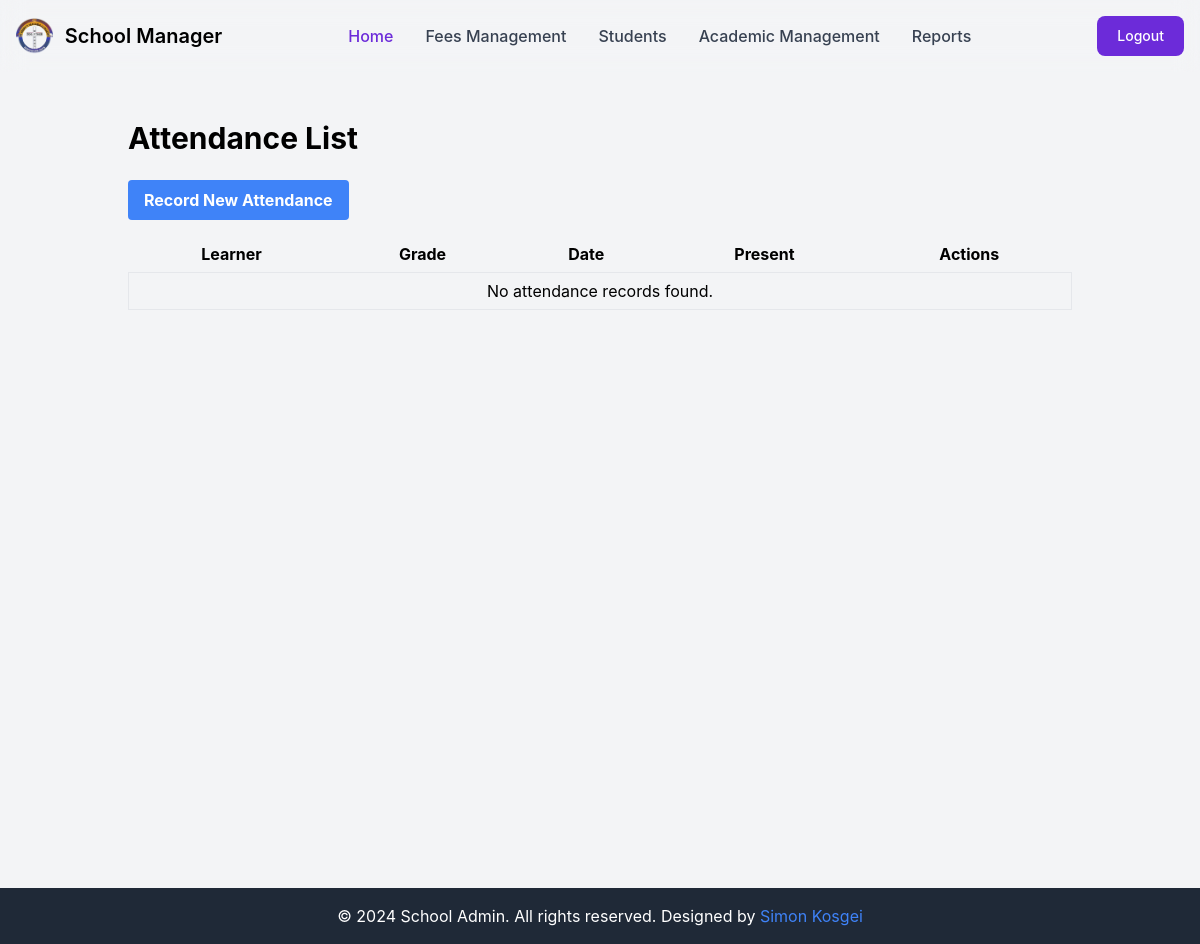
The app's page /control/attendance_list/ (signed in), older data.
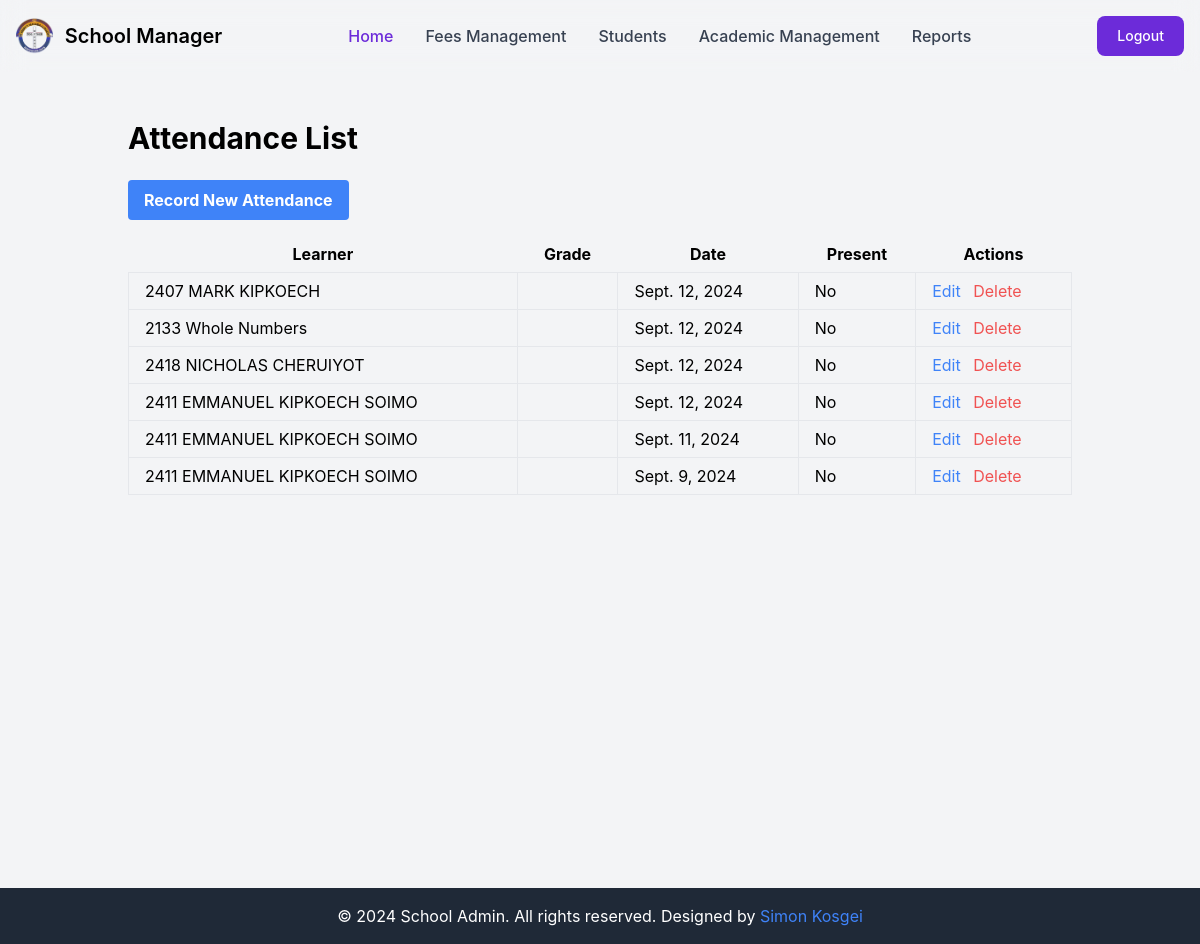
The same page, newer data.
### administrator/models.py (models this page shows, shortened)
class Attendance(models.Model):
    learner = models.ForeignKey(LearnerRegister, on_delete=models.CASCADE, related_name='admin_attendances')  # Changed related_name
    date = models.DateField()
    status = models.CharField(max_length=10, choices=[('present', 'Present'), ('absent', 'Absent'), ('late', 'Late')], default='present')
    class Meta:
        unique_together = ('learner', 'date')

### learners/models.py (models this page shows)
class LearnerRegister(models.Model):
    GENDER_CHOICES = [
        ('Male', 'Male'),
        ('Female', 'Female'),
    ]
    register_date = models.DateTimeField(auto_now_add=True)
    learner_id = models.IntegerField(unique=True)
    date_of_birth = models.DateField()
    name = models.CharField(max_length=100)
    grade = models.ForeignKey(Grade, on_delete=models.CASCADE, related_name='learners', default='1')
    gender = models.CharField(max_length=100, choices=GENDER_CHOICES)
    name_of_parent = models.CharField(max_length=100, default='Parent')
    parent_contact = models.CharField(max_length=100, default='Contact')
    fee_balance = models.DecimalField(max_digits=10, decimal_places=2, default=0)
    maize_balance = models.DecimalField(max_digits=10, decimal_places=2, default=0)
    beans_balance = models.DecimalField(max_digits=10, decimal_places=2, default=0)
    def __str__(self):
        return f"{self.learner_id} {self.name}"

### administrator/views.py (the view)
# urls.py: path('attendance_list/', attendance_list, name='attendance_list'),
@login_required
def attendance_list(request):
    attendances = Attendance.objects.all()
    return render(request, 'admin/attendance_list.html', {'attendances': attendances})

### templates/admin/attendance_list.html
{% extends 'admin/base.html' %}
{% load static %}
{% block content %}
<div class="container mx-auto px-4 py-8">
    <h1 class="text-3xl font-bold mb-6">Attendance List</h1>
    <a href="{% url 'manage_attendance' %}" class="bg-blue-500 hover:bg-blue-700 text-white font-bold py-2 px-4 rounded mb-4 inline-block">
        Record New Attendance
    </a>
    <table class="table-auto w-full">
        <thead>
            <tr>
                <th class="px-4 py-2">Learner</th>
                <th class="px-4 py-2">Grade</th>
                <th class="px-4 py-2">Date</th>
                <th class="px-4 py-2">Present</th>
                <th class="px-4 py-2">Actions</th>
            </tr>
        </thead>
        <tbody>
            {% for attendance in attendances %}
            <tr>
                <td class="border px-4 py-2">{{ attendance.learner }}</td>
                <td class="border px-4 py-2">{{ attendance.grade }}</td>
                <td class="border px-4 py-2">{{ attendance.date }}</td>
                <td class="border px-4 py-2">{{ attendance.is_present|yesno:"Yes,No" }}</td>
                <td class="border px-4 py-2">
                    <a href="{% url 'edit_attendance' attendance.id %}" class="text-blue-500 hover:text-blue-800">Edit</a>
                    <a href="{% url 'delete_attendance' attendance.id %}" class="text-red-500 hover:text-red-800 ml-2">Delete</a>
                </td>
            </tr>
            {% empty %}
            <tr>
                <td colspan="5" class="border px-4 py-2 text-center">No attendance records found.</td>
            </tr>
            {% endfor %}
        </tbody>
    </table>
</div>
{% endblock %}

### templates/admin/base.html (shortened to what this page needs)
{% load compress %}
{% load static %}
<!DOCTYPE html>
<html lang="en">
<head>
    {% compress css %}
    <link rel="stylesheet" href="{% static 'src/output.css' %}">
    {% endcompress %}
    <link href="https://cdn.jsdelivr.net/npm/simple-datatables@latest/dist/style.css" rel="stylesheet" type="text/css">
</head>
<body class="bg-gray-100 dark:bg-gray-900">
    <header class=" w-full border-gray-200 dark:bg-gray-900 sticky top-0 z-50">
        <nav class="py-4 backdrop-filter backdrop-blur-md sticky bg-opacity-40 z-50">
            <div class="flex flex-wrap items-center justify-between max-w-screen-xl px-4 mx-auto">
                <a href="{% url 'admin_dashboard' %}" class="flex items-center">
                    <img src="{% static 'src/img/masabaLogo.png' %}" class="h-6 mr-3 sm:h-9" alt="School Manager Logo" />
                    <span class="self-center text-xl font-semibold whitespace-nowrap dark:text-white">School Manager</span>
                </a>
                <div class="flex items-center lg:order-2">
                    {% if user.is_authenticated %}
                    <a href="{% url 'logout' %}" class="text-white bg-purple-700 hover:bg-purple-800 focus:ring-4 focus:ring-purple-300 font-medium rounded-lg text-sm px-4 lg:px-5 py-2 lg:py-2.5 sm:mr-2 lg:mr-0 dark:bg-purple-600 dark:hover:bg-purple-700 focus:outline-none dark:focus:ring-purple-800">Logout</a>
                    {% else %}
                    <a href="{% url 'login' %}" class="text-white bg-purple-700 hover:bg-purple-800 focus:ring-4 focus:ring-purple-300 font-medium rounded-lg text-sm px-4 lg:px-5 py-2 lg:py-2.5 sm:mr-2 lg:mr-0 dark:bg-purple-600 dark:hover:bg-purple-700 focus:outline-none dark:focus:ring-purple-800">Sign In</a>
                    {% endif %}
                </div>
                <div class="items-center justify-between hidden w-full lg:flex lg:w-auto lg:order-1" id="mobile-menu-2">
                    <ul class="flex flex-col mt-4 font-medium lg:flex-row lg:space-x-8 lg:mt-0">
                        <li>
                            <a href="{% url 'admin_dashboard' %}" class="block py-2 pl-3 pr-4 text-white bg-purple-700 rounded lg:bg-transparent lg:text-purple-700 lg:p-0 dark:text-white" aria-current="page">Home</a>
                        </li>
                        <li>
                            <a href="{% url 'fees_management' %}" class="block py-2 pl-3 pr-4 text-gray-700 border-b border-gray-100 hover:bg-gray-50 lg:hover:bg-transparent lg:border-0 lg:hover:text-purple-700 lg:p-0 dark:text-gray-400 lg:dark:hover:text-white dark:hover:bg-gray-700 dark:hover:text-white lg:dark:hover:bg-transparent dark:border-gray-700">Fees Management</a>
                        </li>
                        <li>
                            <a href="{% url 'student_management' %}" class="block py-2 pl-3 pr-4 text-gray-700 border-b border-gray-100 hover:bg-gray-50 lg:hover:bg-transparent lg:border-0 lg:hover:text-purple-700 lg:p-0 dark:text-gray-400 lg:dark:hover:text-white dark:hover:bg-gray-700 dark:hover:text-white lg:dark:hover:bg-transparent dark:border-gray-700">Students</a>
                        </li>
                        <li>
                            <a href="{% url 'academic_management' %}" class="block py-2 pl-3 pr-4 text-gray-700 border-b border-gray-100 hover:bg-gray-50 lg:hover:bg-transparent lg:border-0 lg:hover:text-purple-700 lg:p-0 dark:text-gray-400 lg:dark:hover:text-white dark:hover:bg-gray-700 dark:hover:text-white lg:dark:hover:bg-transparent dark:border-gray-700">Academic Management</a>
                        </li>
                        <li>
                            <a href="{% url 'report_options' %}" class="block py-2 pl-3 pr-4 text-gray-700 border-b border-gray-100 hover:bg-gray-50 lg:hover:bg-transparent lg:border-0 lg:hover:text-purple-700 lg:p-0 dark:text-gray-400 lg:dark:hover:text-white dark:hover:bg-gray-700 dark:hover:text-white lg:dark:hover:bg-transparent dark:border-gray-700">Reports</a>
                        </li>
                    </ul>
                </div>
            </div>
        </nav>
    </header>
    <div class="container mx-auto mt-4 flex flex-col min-h-screen">
        {% block content %}
        {% endblock content %}
    </div>
    <footer>
        {% include 'admin/partials/footer.html' %}
    </footer>
</body>
</html>

### templates/admin/partials/footer.html (shortened to what this page needs)
<footer class="bg-gray-800 text-white text-center py-4">
    <p>&copy; <span id="copyright"></span> School Admin. All rights reserved. Designed by <a href="https://github.com/simlexx-k" target="_blank" class="text-blue-500 hover:text-blue-300">Simon Kosgei</a></p>
</footer>

Row changes from the older to the newer data that the page shows:
added Attendance: learner "2407 MARK KIPKOECH", date "Sept. 12, 2024", is_present "No"
added Attendance: learner "2133 Whole Numbers", date "Sept. 12, 2024", is_present "No"
added Attendance: learner "2418 NICHOLAS CHERUIYOT", date "Sept. 12, 2024", is_present "No"
added Attendance: learner "2411 EMMANUEL KIPKOECH SOIMO", date "Sept. 12, 2024", is_present "No"
added Attendance: learner "2411 EMMANUEL KIPKOECH SOIMO", date "Sept. 11, 2024", is_present "No"
added Attendance: learner "2411 EMMANUEL KIPKOECH SOIMO", date "Sept. 9, 2024", is_present "No"
Text that changed along with them:
text no longer shown: "No attendance records found."
